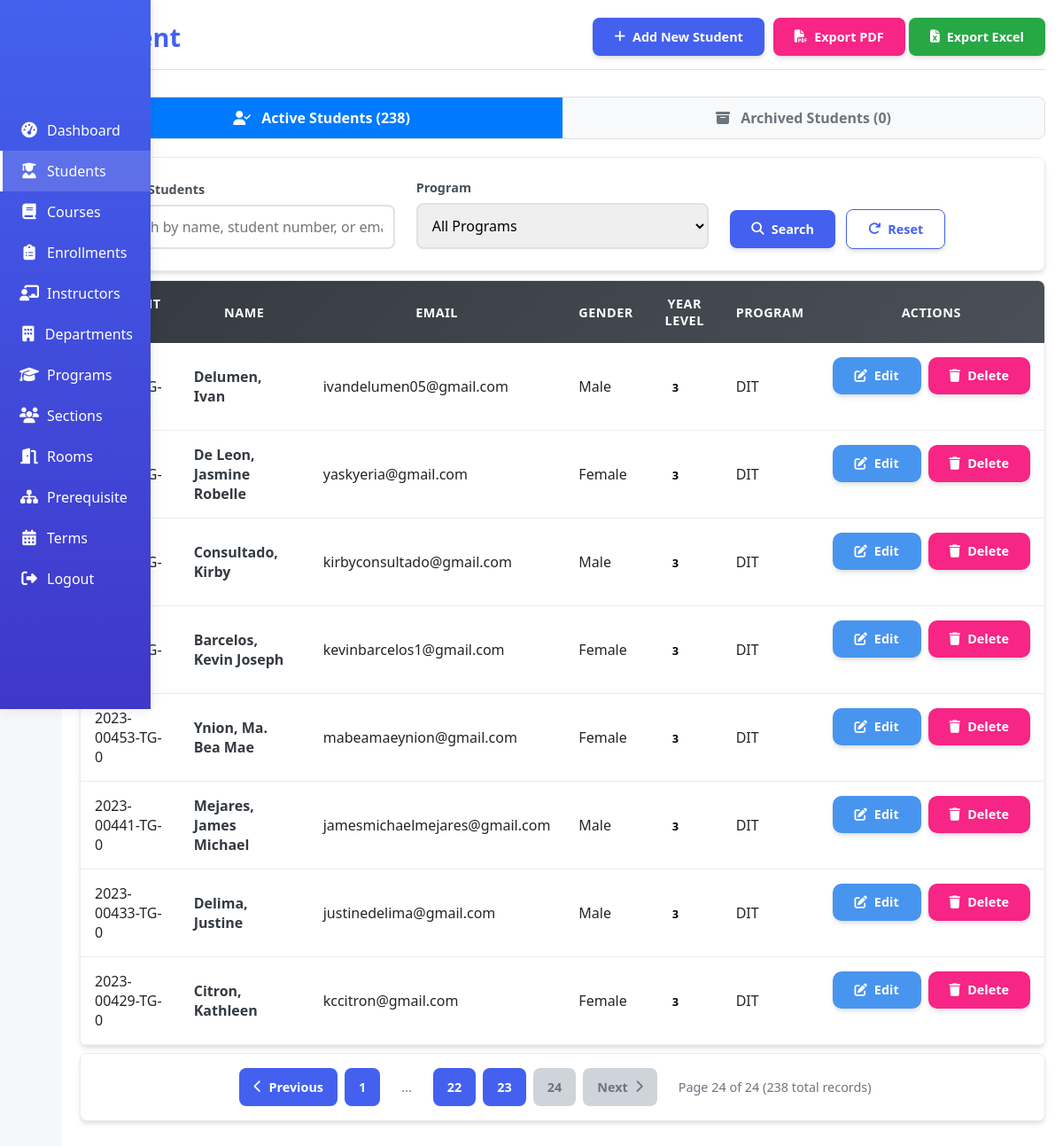
/student_enrollment_system/includes/student.php?page_num=24, run on the app's committed database.
### tables this page shows
CREATE TABLE `tblstudent` (
  `student_id` int(11) NOT NULL,
  `student_no` varchar(20) NOT NULL,
  `last_name` varchar(50) NOT NULL,
  `first_name` varchar(50) NOT NULL,
  `email` varchar(100) NOT NULL,
  `gender` enum('Male','Female','Other') DEFAULT NULL,
  `birthdate` date DEFAULT NULL,
  `year_level` int(11) DEFAULT NULL,
  `program_id` int(11) DEFAULT NULL,
  `is_active` tinyint(1) DEFAULT 1
);

CREATE TABLE `tblprogram` (
  `program_id` int(11) NOT NULL,
  `program_code` varchar(10) NOT NULL,
  `program_name` varchar(100) NOT NULL,
  `dept_id` int(11) DEFAULT NULL,
  `is_active` tinyint(1) DEFAULT 1
);

### student_enrollment_system/includes/student.php (the view, shortened to what this page needs)
<?php
require_once 'config.php';
$show_archived = isset($_GET['show_archived']) && $_GET['show_archived'] == 'true';
$status_condition = $show_archived ? "s.is_active = FALSE" : "s.is_active = TRUE";
$search_condition = "";
$program_condition = "";
$records_per_page = 10;
$current_page = isset($_GET['page_num']) ? (int)$_GET['page_num'] : 1;
$current_page = max(1, $current_page);
$offset = ($current_page - 1) * $records_per_page;
$total_query = "
    SELECT COUNT(*) as total
    FROM tblstudent s
    LEFT JOIN tblprogram p ON s.program_id = p.program_id
    WHERE $status_condition $search_condition $program_condition
";
$total_result = $conn->query($total_query);
$total_records = $total_result->fetch_assoc()['total'];
$total_pages = ceil($total_records / $records_per_page);
$students = $conn->query("
    SELECT s.*, p.program_code, p.program_name
    FROM tblstudent s
    LEFT JOIN tblprogram p ON s.program_id = p.program_id
    WHERE $status_condition $search_condition $program_condition
    ORDER BY s.student_id DESC, s.last_name, s.first_name
    LIMIT $records_per_page OFFSET $offset
");
?>
<!DOCTYPE html>
<html lang="en">
<head>
    <link rel="stylesheet" href="../styles/student.css">
    <link rel="stylesheet" href="https://cdnjs.cloudflare.com/ajax/libs/font-awesome/6.4.0/css/all.min.css">
    <link rel="stylesheet" href="../styles/dashboard.css">
</head>
<body>
    <div class="sidebar">
        <div class="sidebar-menu">
            <a href="dashboard.php" class="menu-item">
                <i class="fas fa-tachometer-alt"></i>
            </a>
            <div href="student.php" class="menu-item active" data-tab="students">
                <i class="fas fa-user-graduate"></i>
            </div>
            <a href="course.php" class="menu-item">
                <i class="fas fa-book"></i>
            </a>
            <a href="enrollment.php" class="menu-item">
                <i class="fas fa-clipboard-list"></i>
            </a>
            <a href="instructor.php" class="menu-item">
                <i class="fas fa-chalkboard-teacher"></i>
            </a>
            <a href="department.php" class="menu-item">
                <i class="fas fa-building"></i>
            </a>
            <a href="program.php" class="menu-item">
                <i class="fas fa-graduation-cap"></i>
            </a>
            <a href="section.php" class="menu-item">
                <i class="fas fa-users"></i>
            </a>
            <a href="room.php" class="menu-item">
                <i class="fas fa-door-open"></i>
            </a>
            <a href="prerequisite.php" class="menu-item"">
                <i class="fas fa-sitemap"></i>
            </a>
            <a href="term.php" class="menu-item">
                <i class="fas fa-calendar-alt"></i>
            </a>
            <div class="logout-item">
                <a href="#" class="menu-item" onclick="openLogoutModal()">
                    <i class="fas fa-sign-out-alt"></i>
                </a>
            </div>
        </div>
    </div>
    <div class="main-content">
        <div class="page-header">
            <h1>Student</h1>
            <div class="header-actions">
                <?php if (!$show_archived): ?>
                <button class="btn" onclick="openModal('add-student-modal')">
                    <i class="fas fa-plus"></i>
                    Add New Student
                </button>
                <?php endif; ?>
                <div class="export-buttons">
                    <button class="btn btn-export-pdf" onclick="exportData('pdf')">
                        <i class="fas fa-file-pdf"></i> Export PDF
                    </button>
                    <button class="btn btn-export-excel" onclick="exportData('excel')">
                        <i class="fas fa-file-excel"></i> Export Excel
                    </button>
                </div>
            </div>
        </div>
        <div class="student-status-toggle no-print">
            <a href="?page=students" class="status-btn <?php echo !$show_archived ? 'active' : ''; ?>">
                <i class="fas fa-user-check"></i>
                Active Students (<?php echo $conn->query("SELECT COUNT(*) FROM tblstudent WHERE is_active = TRUE")->fetch_row()[0]; ?>)
            </a>
            <a href="?page=students&show_archived=true" class="status-btn <?php echo $show_archived ? 'active' : ''; ?>">
                <i class="fas fa-archive"></i>
                Archived Students (<?php echo $conn->query("SELECT COUNT(*) FROM tblstudent WHERE is_active = FALSE")->fetch_row()[0]; ?>)
            </a>
        </div>
        <div class="search-container no-print">
            <form method="GET" class="search-form" id="searchForm">
                <div class="search-box">
                    <div class="search-group">
                        <label>Search Students</label>
                        <input type="text" name="search" class="search-input" placeholder="Search by name, student number, or email..."
                                    value="<?php echo isset($_GET['search']) ? htmlspecialchars($_GET['search']) : ''; ?>">
                    </div>
                    <div class="search-group">
                        <label>Program</label>
                        <select name="program" class="search-input">
                            <option value="">All Programs</option>
                        </select>
                    </div>
                    <div class="search-actions">
                        <button type="submit" class="btn">
                            <i class="fas fa-search"></i>
                            Search
                        </button>
                        <a href="<?php echo $_SERVER['PHP_SELF']; ?>?page=students<?php echo $show_archived ? '&show_archived=true' : ''; ?>" class="btn btn-outline">
                            <i class="fas fa-redo"></i>
                            Reset
                        </a>
                    </div>
                </div>
            </form>
        </div>
        <div class="table-container">
            <?php if ($students->num_rows > 0): ?>
            <table id="students-table">
                <thead>
                    <tr>
                        <th>Student No</th>
                        <th>Name</th>
                        <th>Email</th>
                        <th>Gender</th>
                        <th>Year Level</th>
                        <th>Program</th>
                        <th class="no-print">Actions</th>
                    </tr>
                </thead>
                <tbody>
                    <?php while($student = $students->fetch_assoc()): ?>
                    <tr data-id="<?php echo $student['student_id']; ?>" class="<?php echo $show_archived ? 'archived-student' : ''; ?>">
                        <td><?php echo htmlspecialchars($student['student_no']); ?></td>
                        <td>
                            <div class="student-profile">
                                <div class="student-info">
                                    <strong><?php echo htmlspecialchars($student['last_name'] . ', ' . $student['first_name']); ?></strong>
                                </div>
                            </div>
                        </td>
                        <td><?php echo htmlspecialchars($student['email']); ?></td>
                        <td><?php echo htmlspecialchars($student['gender']); ?></td>
                        <td>
                            <span class="badge year-<?php echo $student['year_level']; ?>">
                              <?php echo $student['year_level']; ?>
                            </span>
                        </td>
                        <td><?php echo htmlspecialchars($student['program_code'] ?? 'N/A'); ?></td>
                        <td class="actions no-print">
                            <?php if ($show_archived): ?>
                                <form method="POST" style="display: inline;">
                                    <input type="hidden" name="student_id" value="<?php echo $student['student_id']; ?>">
                                    <button type="submit" name="restore_student" class="btn btn-success">
                                        <i class="fas fa-trash-restore"></i>
                                        Restore
                                    </button>
                                </form>
                            <?php else: ?>
                                <button type="button" class="btn btn-edit" onclick="editStudent(<?php echo $student['student_id']; ?>)">
                                    <i class="fas fa-edit"></i>
                                    Edit
                                </button>
                                <button class="btn btn-danger delete-btn"
                                        data-student-id="<?php echo $student['student_id']; ?>"
                                        data-student-no="<?php echo htmlspecialchars($student['student_no']); ?>"
                                        data-student-name="<?php echo htmlspecialchars($student['last_name'] . ', ' . $student['first_name']); ?>">
                                    <i class="fas fa-trash"></i>
                                    Delete
                                </button>
                            <?php endif; ?>
                        </td>
                    </tr>
                    <?php endwhile; ?>
                </tbody>
            </table>
            <?php endif; ?>
        </div>
        <?php if ($total_pages > 1): ?>
        <div class="pagination">
            <?php
            $query_params = $_GET;
            unset($query_params['page_num']);
            if ($current_page > 1): ?>
                <a href="?<?php echo http_build_query(array_merge($query_params, ['page_num' => $current_page - 1])); ?>" class="pagination-btn">
                    <i class="fas fa-chevron-left"></i> Previous
                </a>
            <?php else: ?>
                <span class="pagination-btn disabled">
                    <i class="fas fa-chevron-left"></i> Previous
                </span>
            <?php endif; ?>
            <?php
            $start_page = max(1, $current_page - 2);
            $end_page = min($total_pages, $current_page + 2);
            if ($start_page > 1): ?>
                <a href="?<?php echo http_build_query(array_merge($query_params, ['page_num' => 1])); ?>" class="pagination-btn">1</a>
                <?php if ($start_page > 2): ?>
                    <span class="pagination-info">...</span>
                <?php endif; ?>
            <?php endif; ?>
            <?php for ($i = $start_page; $i <= $end_page; $i++): ?>
                <?php if ($i == $current_page): ?>
                    <span class="pagination-btn disabled"><?php echo $i; ?></span>
                <?php else: ?>
                    <a href="?<?php echo http_build_query(array_merge($query_params, ['page_num' => $i])); ?>" class="pagination-btn"><?php echo $i; ?></a>
                <?php endif; ?>
            <?php endfor; ?>
            <?php if ($current_page < $total_pages): ?>
                <a href="?<?php echo http_build_query(array_merge($query_params, ['page_num' => $current_page + 1])); ?>" class="pagination-btn">
                    Next <i class="fas fa-chevron-right"></i>
                </a>
            <?php else: ?>
                <span class="pagination-btn disabled">
                    Next <i class="fas fa-chevron-right"></i>
                </span>
            <?php endif; ?>
            <span class="pagination-info">
                Page <?php echo $current_page; ?> of <?php echo $total_pages; ?> (<?php echo $total_records; ?> total records)
            </span>
        </div>
        <?php endif; ?>
    </div>
</body>
</html>

### student_enrollment_system/styles/dashboard.css (style rules this page uses)
* { margin: 0; padding: 0; box-sizing: border-box; font-family: 'Segoe UI', Tahoma, Geneva, Verdana, sans-serif; }
:root { --primary: #4361ee; --secondary: #3f37c9; --success: #4cc9f0; --info: #4895ef; --warning: #f72585; --light: #f8f9fa; --dark: #212529; --gray: #6c757d; --sidebar-width: 70px; --sidebar-expanded: 170px; --danger-color: #e63946; --light-bg: #f8f9fa; --dark-text: #212529; --light-text: #6c757d; --border-color: #e9ecef; }
body { background-color: #f5f7fb; color: var(--dark); display: flex; min-height: 100vh; }
.sidebar { width: var(--sidebar-width); background: linear-gradient(180deg, var(--primary), var(--secondary)); color: white; height: 100vh; position: fixed; box-shadow: 0 0 15px rgba(0, 0, 0, 0.1); transition: width 0.3s ease; overflow: hidden; display: flex; flex-direction: column; justify-content: center; align-items: center; }
.sidebar-menu { padding: 15px 0; width: 100%; }
.sidebar-menu a { text-decoration: none !important; }
.sidebar-menu a.menu-item { text-decoration: none !important; color: rgb(255, 255, 255); }
.sidebar-menu .menu-item { text-decoration: none !important; }
.menu-item { padding: 12px 0; display: flex; align-items: center; justify-content: center; transition: all 0.3s; cursor: pointer; border-left: 3px solid transparent; width: 100%; position: relative; }
.menu-item.active { background-color: rgba(255, 255, 255, 0.15); border-left: 3px solid white; }
.menu-item i { position: absolute; left: 50%; transform: translateX(-50%); margin-right: 0; font-size: 1.1rem; width: 20px; height: 20px; display: flex; align-items: center; justify-content: center; text-align: center; }
.main-content { flex: 1; margin-left: var(--sidebar-width); padding: 20px; }
.table-container { overflow-x: auto; margin-top: 10px; }
table { width: 100%; border-collapse: collapse; }
th, td { padding: 12px 15px; text-align: left; }

### data on the page
tblstudent: student_no "2023-00496-TG-0", last_name+first_name "Delumen, Ivan", email "ivandelumen05@gmail.com", gender "Male", year_level "3", program.program_code "DIT"
tblstudent: last_name+first_name "De Leon, Jasmine Robelle", email "yaskyeria@gmail.com", gender "Female", year_level "3", program.program_code "DIT"
tblstudent: last_name+first_name "Consultado, Kirby", email "kirbyconsultado@gmail.com", gender "Male", year_level "3", program.program_code "DIT"
tblstudent: last_name+first_name "Barcelos, Kevin Joseph", email "kevinbarcelos1@gmail.com", gender "Female", year_level "3", program.program_code "DIT"
tblstudent: student_no "2023-00453-TG-0", last_name+first_name "Ynion, Ma. Bea Mae", email "mabeamaeynion@gmail.com", gender "Female", year_level "3", program.program_code "DIT"
tblstudent: student_no "2023-00441-TG-0", last_name+first_name "Mejares, James Michael", email "jamesmichaelmejares@gmail.com", gender "Male", year_level "3", program.program_code "DIT"
tblstudent: student_no "2023-00433-TG-0", last_name+first_name "Delima, Justine", email "justinedelima@gmail.com", gender "Male", year_level "3", program.program_code "DIT"
tblstudent: student_no "2023-00429-TG-0", last_name+first_name "Citron, Kathleen", email "kccitron@gmail.com", gender "Female", year_level "3", program.program_code "DIT"

### other printed values
$current_page "24"
$total_pages "24"
$total_records "238"
